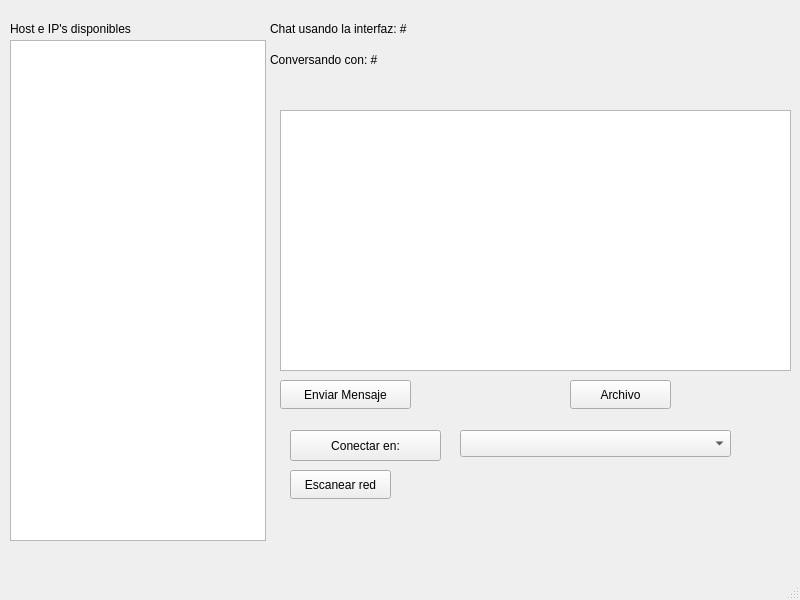
<?xml version="1.0" encoding="UTF-8"?>
<ui version="4.0">
 <class>MainWindow</class>
 <widget class="QMainWindow" name="MainWindow">
  <property name="geometry">
   <rect>
    <x>0</x>
    <y>0</y>
    <width>800</width>
    <height>600</height>
   </rect>
  </property>
  <property name="windowTitle">
   <string>Whats Up Chat</string>
  </property>
  <widget class="QWidget" name="centralwidget">
   <widget class="QPushButton" name="btnSent">
    <property name="geometry">
     <rect>
      <x>280</x>
      <y>380</y>
      <width>131</width>
      <height>29</height>
     </rect>
    </property>
    <property name="text">
     <string>Enviar Mensaje</string>
    </property>
   </widget>
   <widget class="QPushButton" name="btnArchivo">
    <property name="geometry">
     <rect>
      <x>570</x>
      <y>380</y>
      <width>101</width>
      <height>29</height>
     </rect>
    </property>
    <property name="text">
     <string>Archivo</string>
    </property>
   </widget>
   <widget class="QPushButton" name="btnScan">
    <property name="geometry">
     <rect>
      <x>290</x>
      <y>470</y>
      <width>101</width>
      <height>29</height>
     </rect>
    </property>
    <property name="text">
     <string>Escanear red</string>
    </property>
   </widget>
   <widget class="QPushButton" name="btnInterfaces">
    <property name="geometry">
     <rect>
      <x>290</x>
      <y>430</y>
      <width>151</width>
      <height>31</height>
     </rect>
    </property>
    <property name="text">
     <string>Conectar en:</string>
    </property>
   </widget>
   <widget class="QTextEdit" name="textEdit">
    <property name="geometry">
     <rect>
      <x>280</x>
      <y>110</y>
      <width>511</width>
      <height>261</height>
     </rect>
    </property>
   </widget>
   <widget class="QComboBox" name="cmbInterfaces">
    <property name="geometry">
     <rect>
      <x>460</x>
      <y>430</y>
      <width>271</width>
      <height>27</height>
     </rect>
    </property>
   </widget>
   <widget class="QLabel" name="lblChat">
    <property name="geometry">
     <rect>
      <x>270</x>
      <y>20</y>
      <width>361</width>
      <height>17</height>
     </rect>
    </property>
    <property name="text">
     <string>Chat usando la interfaz: #</string>
    </property>
   </widget>
   <widget class="QLabel" name="lblDisponibles">
    <property name="geometry">
     <rect>
      <x>10</x>
      <y>20</y>
      <width>231</width>
      <height>17</height>
     </rect>
    </property>
    <property name="text">
     <string>Host e IP's disponibles</string>
    </property>
   </widget>
   <widget class="QLabel" name="lblChatWith">
    <property name="geometry">
     <rect>
      <x>270</x>
      <y>50</y>
      <width>331</width>
      <height>20</height>
     </rect>
    </property>
    <property name="text">
     <string>Conversando con: #</string>
    </property>
   </widget>
   <widget class="QListWidget" name="listaIP">
    <property name="geometry">
     <rect>
      <x>10</x>
      <y>40</y>
      <width>256</width>
      <height>501</height>
     </rect>
    </property>
   </widget>
  </widget>
  <widget class="QMenuBar" name="menubar">
   <property name="geometry">
    <rect>
     <x>0</x>
     <y>0</y>
     <width>800</width>
     <height>25</height>
    </rect>
   </property>
  </widget>
  <widget class="QStatusBar" name="statusbar"/>
 </widget>
 <resources/>
 <connections/>
</ui>
